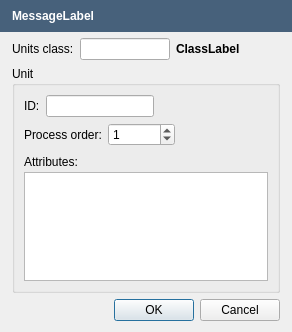
<?xml version="1.0" encoding="UTF-8"?>
<ui version="4.0">
 <class>AddUnitDialog</class>
 <widget class="QDialog" name="AddUnitDialog">
  <property name="geometry">
   <rect>
    <x>0</x>
    <y>0</y>
    <width>292</width>
    <height>332</height>
   </rect>
  </property>
  <property name="sizePolicy">
   <sizepolicy hsizetype="Expanding" vsizetype="Maximum">
    <horstretch>0</horstretch>
    <verstretch>0</verstretch>
   </sizepolicy>
  </property>
  <property name="minimumSize">
   <size>
    <width>0</width>
    <height>0</height>
   </size>
  </property>
  <property name="windowTitle">
   <string>Dialog</string>
  </property>
  <property name="modal">
   <bool>true</bool>
  </property>
  <layout class="QVBoxLayout" name="verticalLayout_3" stretch="0,1,0">
   <property name="leftMargin">
    <number>0</number>
   </property>
   <property name="topMargin">
    <number>0</number>
   </property>
   <property name="rightMargin">
    <number>0</number>
   </property>
   <item>
    <widget class="QFrame" name="MessageFrame">
     <property name="sizePolicy">
      <sizepolicy hsizetype="Preferred" vsizetype="Maximum">
       <horstretch>0</horstretch>
       <verstretch>0</verstretch>
      </sizepolicy>
     </property>
     <property name="styleSheet">
      <string notr="true">background-color: rgb(71,97,123);</string>
     </property>
     <property name="frameShape">
      <enum>QFrame::NoFrame</enum>
     </property>
     <property name="frameShadow">
      <enum>QFrame::Plain</enum>
     </property>
     <property name="lineWidth">
      <number>0</number>
     </property>
     <layout class="QHBoxLayout" name="horizontalLayout_3" stretch="0">
      <property name="spacing">
       <number>5</number>
      </property>
      <property name="leftMargin">
       <number>12</number>
      </property>
      <item>
       <layout class="QHBoxLayout" name="horizontalLayout_2">
        <item>
         <widget class="QLabel" name="MessageLabel">
          <property name="styleSheet">
           <string notr="true">color: rgb(255, 255, 255);
font : bold;
</string>
          </property>
          <property name="text">
           <string>MessageLabel</string>
          </property>
         </widget>
        </item>
       </layout>
      </item>
     </layout>
    </widget>
   </item>
   <item>
    <layout class="QVBoxLayout" name="verticalLayout" stretch="0,1">
     <property name="spacing">
      <number>6</number>
     </property>
     <property name="leftMargin">
      <number>12</number>
     </property>
     <property name="rightMargin">
      <number>12</number>
     </property>
     <item>
      <layout class="QHBoxLayout" name="horizontalLayout_5">
       <property name="spacing">
        <number>6</number>
       </property>
       <item>
        <widget class="QLabel" name="label">
         <property name="text">
          <string>Units class:</string>
         </property>
        </widget>
       </item>
       <item>
        <widget class="QLineEdit" name="ClassEdit"/>
       </item>
       <item>
        <widget class="QLabel" name="ClassLabel">
         <property name="font">
          <font>
           <weight>75</weight>
           <bold>true</bold>
          </font>
         </property>
         <property name="text">
          <string>ClassLabel</string>
         </property>
        </widget>
       </item>
       <item>
        <spacer name="horizontalSpacer">
         <property name="orientation">
          <enum>Qt::Horizontal</enum>
         </property>
         <property name="sizeType">
          <enum>QSizePolicy::MinimumExpanding</enum>
         </property>
         <property name="sizeHint" stdset="0">
          <size>
           <width>40</width>
           <height>20</height>
          </size>
         </property>
        </spacer>
       </item>
      </layout>
     </item>
     <item>
      <widget class="QGroupBox" name="groupBox">
       <property name="title">
        <string>Unit</string>
       </property>
       <layout class="QVBoxLayout" name="verticalLayout_4">
        <item>
         <layout class="QHBoxLayout" name="horizontalLayout_6">
          <property name="spacing">
           <number>6</number>
          </property>
          <item>
           <widget class="QLabel" name="label_2">
            <property name="text">
             <string>ID:</string>
            </property>
           </widget>
          </item>
          <item>
           <widget class="QLineEdit" name="UnitIDEdit">
            <property name="sizePolicy">
             <sizepolicy hsizetype="Maximum" vsizetype="Fixed">
              <horstretch>0</horstretch>
              <verstretch>0</verstretch>
             </sizepolicy>
            </property>
           </widget>
          </item>
          <item>
           <spacer name="horizontalSpacer_2">
            <property name="orientation">
             <enum>Qt::Horizontal</enum>
            </property>
            <property name="sizeHint" stdset="0">
             <size>
              <width>40</width>
              <height>20</height>
             </size>
            </property>
           </spacer>
          </item>
         </layout>
        </item>
        <item>
         <layout class="QHBoxLayout" name="horizontalLayout">
          <property name="spacing">
           <number>6</number>
          </property>
          <item>
           <widget class="QLabel" name="label_3">
            <property name="text">
             <string>Process order:</string>
            </property>
           </widget>
          </item>
          <item>
           <widget class="QSpinBox" name="PcsOrderSpinBox">
            <property name="sizePolicy">
             <sizepolicy hsizetype="Preferred" vsizetype="Fixed">
              <horstretch>0</horstretch>
              <verstretch>0</verstretch>
             </sizepolicy>
            </property>
            <property name="minimumSize">
             <size>
              <width>60</width>
              <height>0</height>
             </size>
            </property>
            <property name="maximum">
             <number>16777215</number>
            </property>
            <property name="value">
             <number>1</number>
            </property>
           </widget>
          </item>
          <item>
           <spacer name="horizontalSpacer_3">
            <property name="orientation">
             <enum>Qt::Horizontal</enum>
            </property>
            <property name="sizeHint" stdset="0">
             <size>
              <width>40</width>
              <height>20</height>
             </size>
            </property>
           </spacer>
          </item>
         </layout>
        </item>
        <item>
         <layout class="QVBoxLayout" name="verticalLayout_2" stretch="0">
          <property name="spacing">
           <number>0</number>
          </property>
          <property name="topMargin">
           <number>3</number>
          </property>
          <item>
           <widget class="QWidget" name="AttributesWidget" native="true">
            <property name="sizePolicy">
             <sizepolicy hsizetype="Preferred" vsizetype="Preferred">
              <horstretch>0</horstretch>
              <verstretch>0</verstretch>
             </sizepolicy>
            </property>
            <layout class="QVBoxLayout" name="verticalLayout_5">
             <property name="spacing">
              <number>3</number>
             </property>
             <property name="margin">
              <number>0</number>
             </property>
             <item>
              <widget class="QLabel" name="label_4">
               <property name="text">
                <string>Attributes:</string>
               </property>
              </widget>
             </item>
             <item>
              <widget class="QTableWidget" name="AttrsTableWidget">
               <property name="sizePolicy">
                <sizepolicy hsizetype="Expanding" vsizetype="Maximum">
                 <horstretch>0</horstretch>
                 <verstretch>0</verstretch>
                </sizepolicy>
               </property>
               <property name="rowCount">
                <number>1</number>
               </property>
               <attribute name="verticalHeaderVisible">
                <bool>false</bool>
               </attribute>
               <attribute name="verticalHeaderHighlightSections">
                <bool>false</bool>
               </attribute>
               <row/>
              </widget>
             </item>
            </layout>
           </widget>
          </item>
         </layout>
        </item>
       </layout>
      </widget>
     </item>
    </layout>
   </item>
   <item>
    <layout class="QHBoxLayout" name="horizontalLayout_4">
     <property name="leftMargin">
      <number>12</number>
     </property>
     <property name="rightMargin">
      <number>12</number>
     </property>
     <item>
      <widget class="QDialogButtonBox" name="ButtonBox">
       <property name="standardButtons">
        <set>QDialogButtonBox::Cancel|QDialogButtonBox::Ok</set>
       </property>
      </widget>
     </item>
    </layout>
   </item>
  </layout>
 </widget>
 <resources/>
 <connections/>
</ui>
